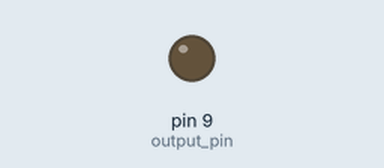
Bench run of a sketch on a simulated Arduino Uno, built with avr-gcc and run on an emulated ATmega328P. On the bench: output pins drawn as LEDs (lit = HIGH).

Above: at 0.05 s.
At 5.85 s:
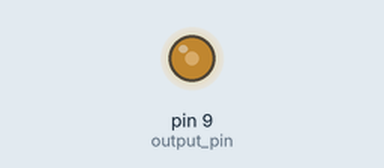
At 11.65 s:
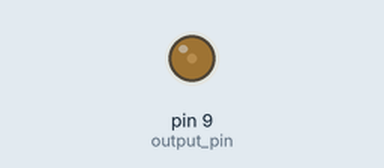
Timing chart, 0 to 15.6 s (numbered marks = the images above):
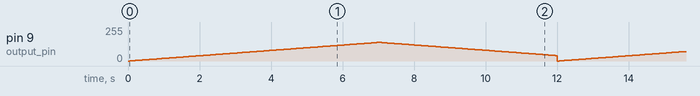

The sketch:

GiantMeterCode.ino
```cpp
int output_min=40;
int output_max=140;

int input_min=500;
int input_max= 825;

byte input_pin = A0;
byte output_pin = 9;
byte config_button_pin = 3;

#define smoothing 30
//int smoothing=30;
int buffer[smoothing];
int bufpos = 0;
int autoconf_seconds = 20;
void setup() {
 pinMode(input_pin, INPUT);
 pinMode(output_pin, OUTPUT);
 digitalWrite(output_pin,0);

 Serial.begin(9600);
}


void loop() {
 //  analogWrite(output_pin, 90);
  while(1){
    SweepTest();
  }
 // AutoConfigure();
  while(1) {
    RunMeter();
  }
}

void AutoConfigure() {
  unsigned long start_time = millis();
  int max_value = 0;
  int min_value = 1023;
  while (millis()-start_time < autoconf_seconds*1000)
  {
    int value = analogRead(input_pin);
    if(value > max_value)
      max_value = value;
    if(value < min_value)
      min_value = value;
  }
  input_min = min_value;
  //input_max = max_value;
}

void RunMeter() {
  int current_value = analogRead(input_pin);
  int total = 0;
  bufpos = (bufpos+1)%smoothing;
  buffer[bufpos]= current_value;
  for(int i=0; i<smoothing; i++) {
    total += buffer[i];
  }
  int smoothed_value = total/smoothing;
  analogWrite(output_pin, map(smoothed_value, input_min, input_max, output_min, output_max));
  Serial.print(input_min);
  Serial.print(", ");
  Serial.print(current_value);
  Serial.print(", ");
  Serial.print(smoothed_value);
  Serial.print(", ");
  Serial.println(input_max);
}

void SweepTest() {
    int output_current=0;
    for(int pwm_current=output_min; output_current<output_max; output_current++)
    {
     analogWrite(9,output_current);
     delay(50);
    }
    for(int output_current=output_max; output_current>output_min; output_current--)
    {
     analogWrite(9,output_current);
     delay(50);
    }
}
```
